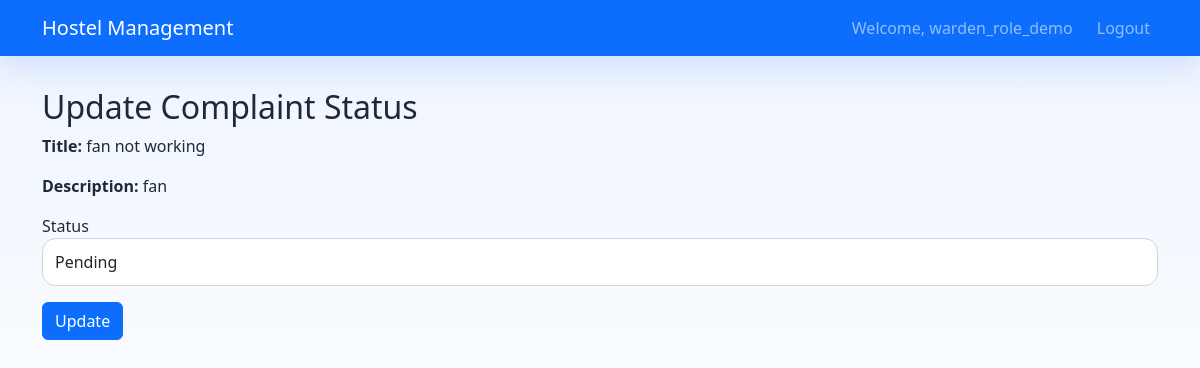
Page /accounts/admin/complaints/1/update/ (signed in) on the committed database.
### accounts/models.py (models this page shows, shortened)
class User(AbstractUser):
    ROLE_CHOICES = [
        ('student', 'Student'),
        ('admin', 'Admin'),
        ('warden', 'Warden'),
    ]
    role = models.CharField(max_length=10, choices=ROLE_CHOICES, default='student')

### complaints/models.py (models this page shows, shortened)
class Complaint(models.Model):
    STATUS_CHOICES = [
        ('pending', 'Pending'),
        ('resolved', 'Resolved'),
    ]
    student = models.ForeignKey(settings.AUTH_USER_MODEL, on_delete=models.CASCADE)
    title = models.CharField(max_length=200)
    description = models.TextField()
    status = models.CharField(max_length=10, choices=STATUS_CHOICES, default='pending')
    created_at = models.DateTimeField(auto_now_add=True)

### accounts/views.py (the view)
# urls.py: path('admin/complaints/<int:complaint_id>/update/', views.update_complaint_status, name='update_complaint_status'),
@login_required
def update_complaint_status(request, complaint_id):
    if not is_management_user(request.user):
        return redirect('login')
    complaint = get_object_or_404(Complaint, id=complaint_id)
    if request.method == 'POST':
        status = request.POST.get('status')
        complaint.status = status
        complaint.save()
        messages.success(request, 'Status updated.')
        return redirect('admin_complaints')
    return render(request, 'update_complaint.html', {'complaint': complaint})

### accounts/views.py (called while the page is built)
def is_management_user(user):
    return getattr(user, 'role', None) in {'admin', 'warden'}

### templates/update_complaint.html (shortened to what this page needs)
{% extends 'base.html' %}
{% block content %}
<h2>Update Complaint Status</h2>
<p><strong>Title:</strong> {{ complaint.title }}</p>
<p><strong>Description:</strong> {{ complaint.description }}</p>
<form method="post">
    <div class="mb-3">
        <label>Status</label>
        <select name="status" class="form-control">
            <option value="pending" {% if complaint.status == 'pending' %}selected{% endif %}>Pending</option>
        </select>
    </div>
    <button type="submit" class="btn btn-primary">Update</button>
</form>
{% endblock %}

### templates/base.html (shortened to what this page needs)
<!DOCTYPE html>
<html lang="en">
<head>
    <link href="https://cdn.jsdelivr.net/npm/bootstrap@5.3.0/dist/css/bootstrap.min.css" rel="stylesheet">
</head>
<body>
    <nav class="navbar navbar-expand-lg navbar-dark bg-primary">
        <div class="container">
            {% if user.is_authenticated %}
                {% if user.role == 'student' %}
                    <a class="navbar-brand" href="{% url 'student_dashboard' %}">Hostel Management</a>
                {% elif user.role == 'warden' %}
                    <a class="navbar-brand" href="{% url 'warden_dashboard' %}">Hostel Management</a>
                {% else %}
                    <a class="navbar-brand" href="{% url 'admin_dashboard' %}">Hostel Management</a>
                {% endif %}
            {% else %}
                <a class="navbar-brand" href="{% url 'home' %}">Hostel Management</a>
            {% endif %}
            {% if user.is_authenticated %}
                <div class="navbar-nav ms-auto">
                    <span class="navbar-text me-3">Welcome, {{ user.username }}</span>
                    <a class="nav-link" href="{% url 'logout' %}">Logout</a>
                </div>
            {% endif %}
        </div>
    </nav>
    <div class="page-shell">
        <div class="{% block container_class %}container{% endblock %}">
            {% block content %}{% endblock %}
        </div>
    </div>
</body>
</html>

### templates/base.html (style rules this page uses)
body { min-height: 100vh; background: linear-gradient(180deg, #eef4ff 0%, #f8fbff 45%, #ffffff 100%); color: #1f2937; }
.navbar { box-shadow: 0 12px 30px rgba(37, 99, 235, 0.15); }
.page-shell { padding: 2rem 0 3rem; }
.form-control, .form-select, textarea.form-control { min-height: 48px; border-radius: 0.85rem; border-color: #d1d5db; }

### rows in the picture
User: username "warden_role_demo"
Complaint: title "fan not working", description "fan", status "Pending"
